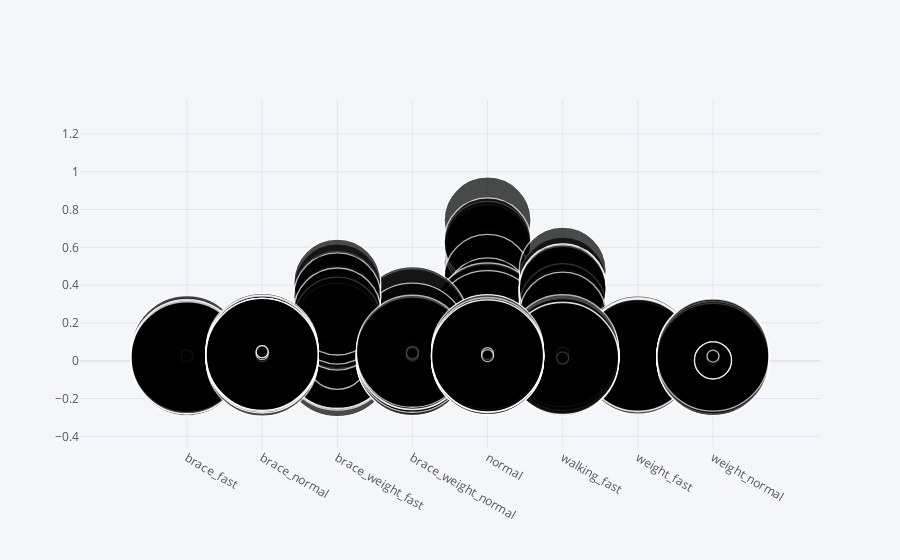

Here is the notebook cell this chart was saved with:
### Code cell
dfin.iplot(kind='bubble',x='Test',y='sagittal_Absolute energy' , size = 'Cluster')

### Figure 1 — Plotly figure (JSON) as saved in the notebook; plotly's stock layout.template omitted (floating-point values rounded to 4 significant figures; data arrays with more than 128 entries replaced by an {"elided": "..."} marker saying what was removed)
{"data": [{"marker": {"color": ["rgb(255, 153, 51)", "rgb(55, 128, 191)", "rgb(50, 171, 96)", "rgb(128, 0, 128)", "rgb(219, 64, 82)", "rgb(0, 128, 128)", "rgb(255, 255, 51)", "rgb(128, 128, 0)", "rgb(251, 128, 114)", "rgb(128, 177, 211)"], "line": {"width": 1.3}, "size": {"elided": "1388 int values"}, "symbol": "circle"}, "mode": "markers", "text": "", "type": "scatter", "x": {"elided": "1388 str values"}, "y": {"elided": "1388 float values"}}], "layout": {"legend": {"bgcolor": "#F5F6F9", "font": {"color": "#4D5663"}}, "paper_bgcolor": "#F5F6F9", "plot_bgcolor": "#F5F6F9", "title": {"font": {"color": "#4D5663"}}, "xaxis": {"gridcolor": "#E1E5ED", "showgrid": true, "tickfont": {"color": "#4D5663"}, "title": {"font": {"color": "#4D5663"}, "text": ""}, "zerolinecolor": "#E1E5ED"}, "yaxis": {"gridcolor": "#E1E5ED", "showgrid": true, "tickfont": {"color": "#4D5663"}, "title": {"font": {"color": "#4D5663"}, "text": ""}, "zerolinecolor": "#E1E5ED"}}}
